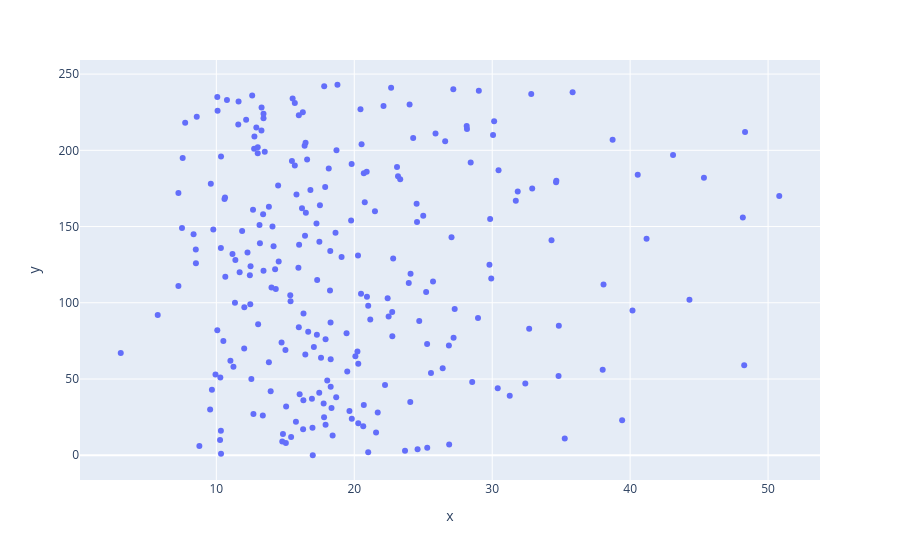

Notebook code for this chart:
### Code cell
px.scatter(x=df['total_bill'])

### Figure 1 — Plotly figure (JSON) as saved in the notebook; plotly's stock layout.template omitted (floating-point values rounded to 4 significant figures; data arrays with more than 128 entries replaced by an {"elided": "..."} marker saying what was removed)
{"data": [{"hovertemplate": "x=%{x}<br>y=%{y}<extra></extra>", "legendgroup": "", "marker": {"color": "#636efa", "symbol": "circle"}, "mode": "markers", "name": "", "orientation": "h", "showlegend": false, "type": "scatter", "x": {"elided": "244 float values"}, "xaxis": "x", "y": {"elided": "244 int values"}, "yaxis": "y"}], "layout": {"legend": {"tracegroupgap": 0}, "margin": {"t": 60}, "xaxis": {"anchor": "y", "domain": [0, 1], "title": {"text": "x"}}, "yaxis": {"anchor": "x", "domain": [0, 1], "title": {"text": "y"}}}}
